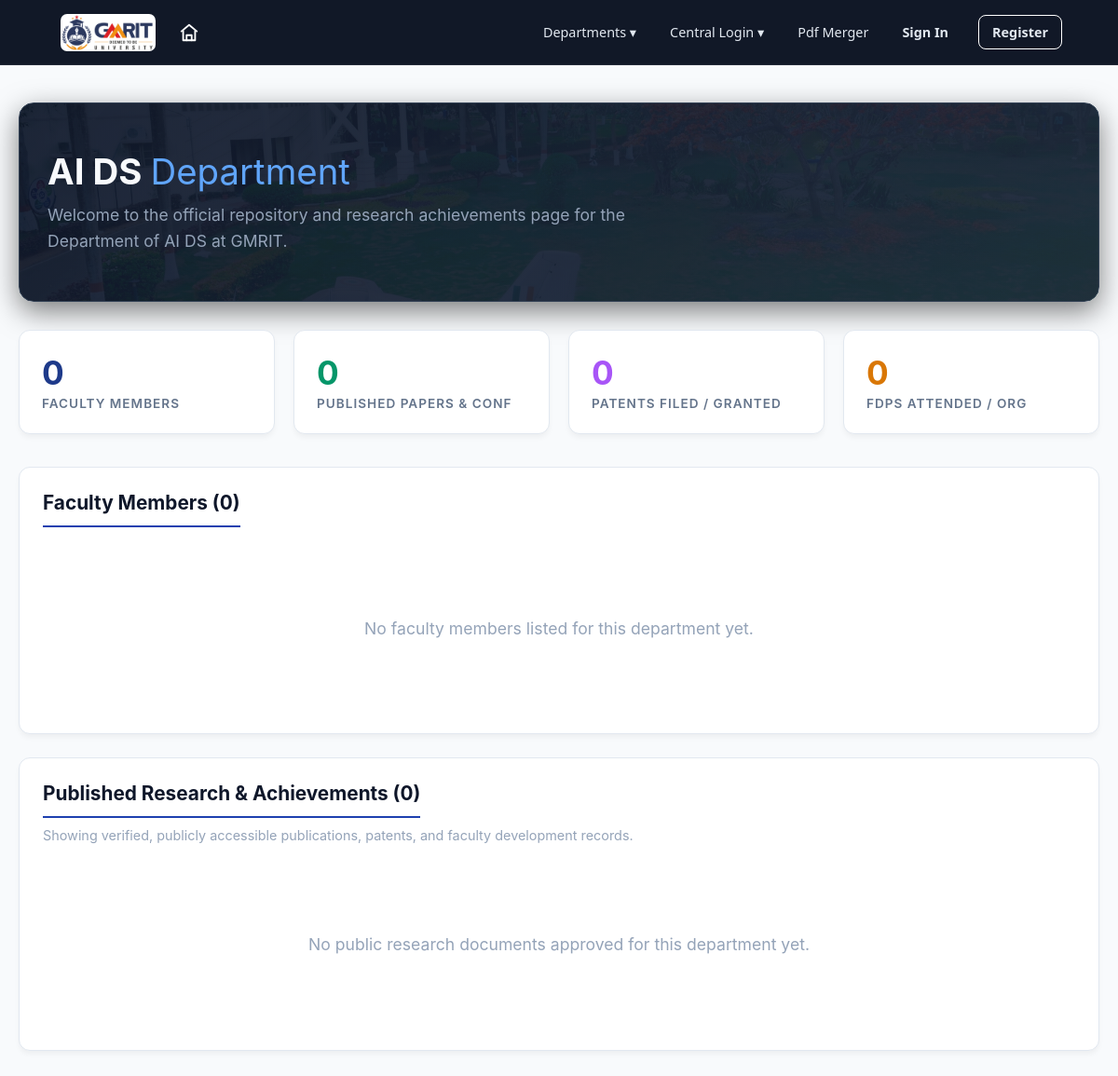
Page /public/dept.php on the earlier database version.
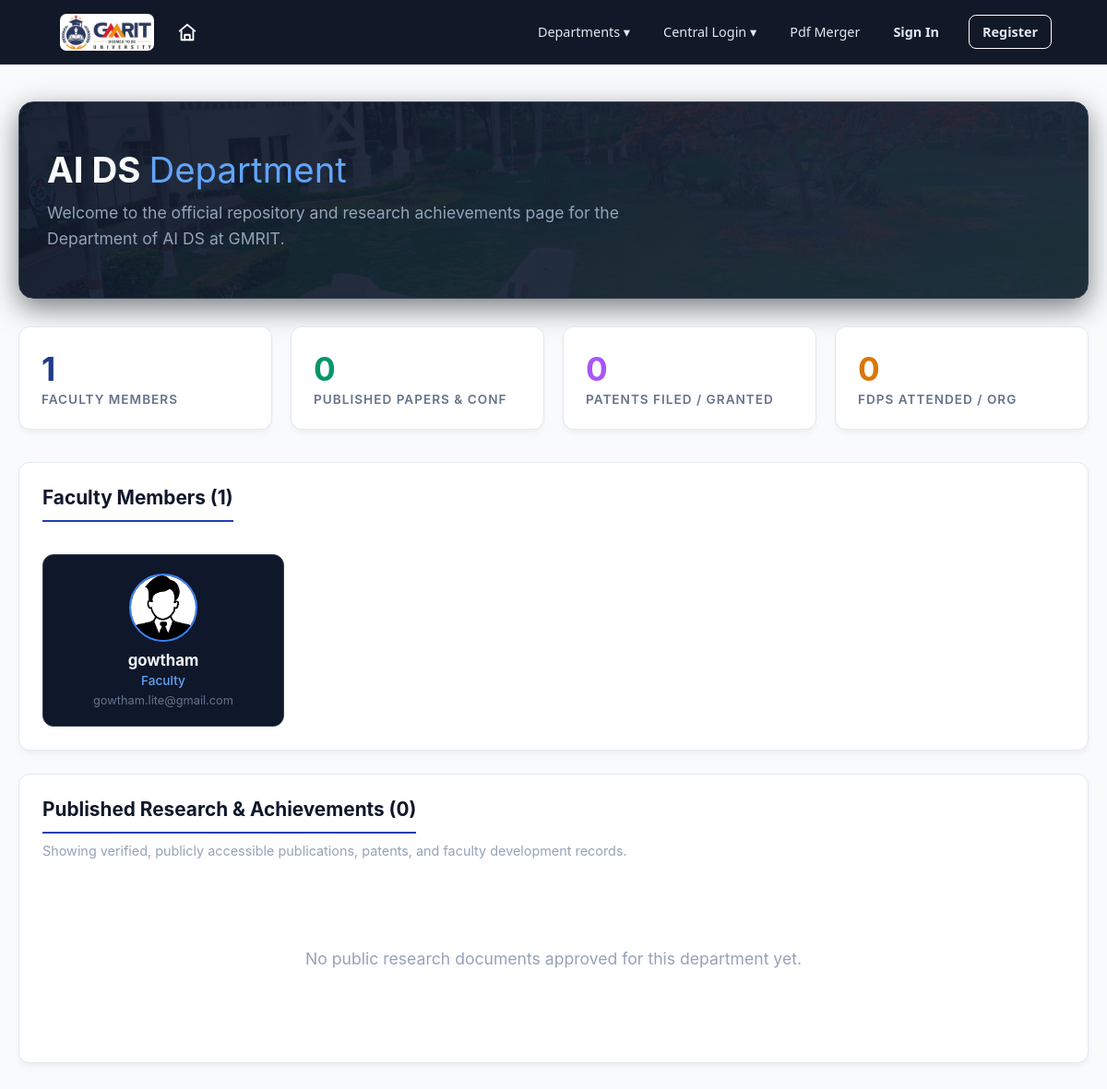
Same page on the later database version.
### tables this page shows
CREATE TABLE `dept` (
  `dept_id` int(11) NOT NULL AUTO_INCREMENT,
  `dept_name` varchar(50) NOT NULL,
  PRIMARY KEY (`dept_id`),
  UNIQUE KEY `dept_name` (`dept_name`)
);

CREATE TABLE `users` (
  `user_id` int(11) NOT NULL AUTO_INCREMENT,
  `full_name` varchar(50) NOT NULL,
  `email` varchar(100) NOT NULL,
  `phone` varchar(15) DEFAULT NULL,
  `password` varchar(255) NOT NULL,
  `profile_photo` varchar(255) DEFAULT NULL,
  `status` enum('active','inactive') DEFAULT 'active',
  `created_at` timestamp NOT NULL DEFAULT current_timestamp(),
  `updated_at` timestamp NOT NULL DEFAULT current_timestamp() ON UPDATE current_timestamp(),
  `last_login` timestamp NULL DEFAULT NULL,
  PRIMARY KEY (`user_id`),
  UNIQUE KEY `email` (`email`),
  UNIQUE KEY `phone` (`phone`)
);

### public/dept.php (the view, shortened to what this page needs)
<?php
$dept_info = null;
if (!$dept_info) {
    $res = $conn->query("SELECT * FROM Dept LIMIT 1");
    if ($res && $res->num_rows > 0) {
        $dept_info = $res->fetch_assoc();
    }
}
$dept_id = $dept_info ? (int) $dept_info['dept_id'] : 0;
$dept_name = $dept_info ? $dept_info['dept_name'] : 'Department';
$faculty = [];
if ($dept_id > 0) {
    $stmt = $conn->prepare("
        SELECT u.*, r.role_name
        FROM Users u
        JOIN User_Roles ur ON u.user_id = ur.user_id
        JOIN Roles r ON ur.role_id = r.role_id
        WHERE ur.dept_id = ? AND u.status = 'active'
        GROUP BY u.user_id
        ORDER BY u.full_name
    ");
    $stmt->bind_param("i", $dept_id);
    $stmt->execute();
    $fres = $stmt->get_result();
    while ($row = $fres->fetch_assoc()) {
        $faculty[] = $row;
    }
}
$public_docs = [];
$papers_count = 0;
$patents_count = 0;
$fdps_count = 0;
include_once HEADER;
?>
<link rel="stylesheet" href="<?php echo CSS_PATH . '/portal.css'; ?>">
<link rel="stylesheet" href="<?php echo CSS_PATH . '/dashboard.css'; ?>">
<body class="dashboard-page">
    <div class="dash-container">
        <div class="dept-hero">
            <h1><?php echo htmlspecialchars(str_replace('_', ' ', $dept_name)); ?> <span>Department</span></h1>
            <p>Welcome to the official repository and research achievements page for the Department of <?php echo htmlspecialchars(str_replace('_', ' ', $dept_name)); ?> at GMRIT.</p>
        </div>
        <div class="dash-stats">
            <div class="stat-card">
                <div class="stat-number"><?php echo count($faculty); ?></div>
                <div class="stat-label">Faculty Members</div>
            </div>
            <div class="stat-card approved">
                <div class="stat-number"><?php echo $papers_count; ?></div>
                <div class="stat-label">Published Papers & Conf</div>
            </div>
            <div class="stat-card">
                <div class="stat-number" style="color:#a855f7;"><?php echo $patents_count; ?></div>
                <div class="stat-label">Patents Filed / Granted</div>
            </div>
            <div class="stat-card pending">
                <div class="stat-number"><?php echo $fdps_count; ?></div>
                <div class="stat-label">FDPs Attended / Org</div>
            </div>
        </div>
        <div class="dash-card">
            <h2>Faculty Members (<?php echo count($faculty); ?>)</h2>
            <?php if (empty($faculty)): ?>
                <div class="empty-state"><p>No faculty members listed for this department yet.</p></div>
            <?php else: ?>
                <div class="faculty-grid">
                    <?php foreach ($faculty as $f): ?>
                        <div class="faculty-card">
                            <?php if ($f['profile_photo']): ?>
                                <img src="<?php echo BASE_URL . '/' . htmlspecialchars($f['profile_photo']); ?>"
                                     alt="<?php echo htmlspecialchars($f['full_name']); ?>"
                                     style="width:70px; height:70px; border-radius:50%; object-fit:cover; border:2px solid #3b82f6; margin:0 auto;">
                            <?php else: ?>
                                <div style="width:70px; height:70px; border-radius:50%; background:#1e293b; display:inline-flex; align-items:center; justify-content:center; font-size:1.8em; color:#60a5fa; border:2px solid #334155; margin:0 auto;">
                                    <?php echo strtoupper(substr($f['full_name'], 0, 1)); ?>
                                </div>
                            <?php endif; ?>
                            <h4><?php echo htmlspecialchars($f['full_name']); ?></h4>
                            <p><?php echo htmlspecialchars($f['role_name']); ?></p>
                            <span><?php echo htmlspecialchars($f['email']); ?></span>
                        </div>
                    <?php endforeach; ?>
                </div>
            <?php endif; ?>
        </div>
        <div class="dash-card">
            <h2>Published Research & Achievements (<?php echo count($public_docs); ?>)</h2>
            <p style="color:#94a3b8; font-size:0.9em; margin-top:-10px; margin-bottom:20px;">
                Showing verified, publicly accessible publications, patents, and faculty development records.
            </p>
            <?php if (empty($public_docs)): ?>
                <div class="empty-state">
                    <p>No public research documents approved for this department yet.</p>
                </div>
            <?php endif; ?>
        </div>
    </div>
</body>
</html>

### includes/header.php (shortened to what this page needs)
<?php
$base_url = (defined('BASE_URL') ? BASE_URL : '/mini/FMS') . '/';
?>
    <header>
        <nav class="main-header-navbar">
            <div class="left-nav">
                <a href="<?php echo $base_url; ?>index.php" class="logo">
                    <img src="<?php echo $base_url; ?>assets/img/gmr_logo.png" alt="GMRIT Logo">
                </a>
                <a href="<?php echo $base_url; ?>index.php" class="home-icon">
                    <svg xmlns="http://www.w3.org/2000/svg" width="22" height="22" viewBox="0 0 24 24" fill="none" stroke="currentColor" stroke-width="2" stroke-linecap="round" stroke-linejoin="round">
                        <path d="M3 10.5L12 3l9 7.5"/><path d="M5 10v11h14V10"/><path d="M9 21v-6h6v6"/>
                    </svg>
                </a>
            </div>
            <div class="nav-links">
                <div class="dropdown">
                    <span>Departments &#9662;</span>
                </div>
                <div class="dropdown">
                    <span>Central Login &#9662;</span>
                </div>
                <a href="<?php echo $base_url; ?>modules/common/pdf_merger.php">Pdf Merger</a>
                <?php if (isset($_SESSION['username']) || isset($_SESSION['a_username']) || isset($_SESSION['j_username']) || isset($_SESSION['h_username']) || isset($_SESSION['admin']) || isset($_SESSION['c_cord'])): ?>
                    <a href="<?php echo $base_url; ?>dashboard.php" class="nav-btn-link" style="display:inline-flex; align-items:center;">
                        Dashboard <span id="dashboard-badge" class="notif-badge">0</span>
                    </a>
                    <a href="<?php echo $base_url; ?>modules/auth/logout.php" class="nav-btn nav-btn-logout">Logout</a>
                <?php else: ?>
                    <a href="<?php echo $base_url; ?>modules/auth/login.php" class="nav-btn">Sign In</a>
                    <a href="<?php echo $base_url; ?>modules/auth/reg.php" class="nav-btn" style="background-color: transparent; border: 1px solid white; margin-left: 10px;">Register</a>
                <?php endif; ?>
            </div>
        </nav>
    </header>

### assets/css/dashboard.css (style rules this page uses)
body.dashboard-page, body.public-page { font-family: 'Inter', 'Segoe UI', Tahoma, Geneva, Verdana, sans-serif; background: #f8fafc; color: #334155; margin: 0; padding-top: 80px; min-height: 100vh; }
.dash-container, .container { max-width: 1300px; margin: 0 auto; padding: 30px 20px; }
.dash-stats { display: grid; grid-template-columns: repeat(auto-fit, minmax(200px, 1fr)); gap: 20px; margin-bottom: 35px; }
.stat-card { background: #ffffff; border-radius: 12px; padding: 24px; border: 1px solid #e2e8f0; box-shadow: 0 4px 6px -1px rgba(0, 0, 0, 0.05); transition: transform 0.2s, box-shadow 0.2s; }
.stat-card .stat-number { font-size: 2.2em; font-weight: 700; color: #1e3a8a; margin-bottom: 4px; }
.stat-card .stat-label { font-size: 0.85em; color: #64748b; text-transform: uppercase; letter-spacing: 1px; font-weight: 600; }
.stat-card.approved .stat-number { color: #059669; }
.stat-card.pending .stat-number { color: #d97706; }
.dash-card { background: #ffffff; border-radius: 12px; padding: 25px; border: 1px solid #e2e8f0; box-shadow: 0 4px 6px -1px rgba(0, 0, 0, 0.05); margin-bottom: 25px; }
.dash-card h2 { margin: 0 0 20px 0; color: #0f172a; font-size: 1.3em; padding-bottom: 12px; border-bottom: 2px solid #1e40af; display: inline-block; }
.empty-state { text-align: center; padding: 60px 20px; color: #94a3b8; }
.empty-state p { font-size: 1.1em; }

### includes/header.php (style rules this page uses)
body { margin: 0; padding: 0; padding-top: 70px; font-family: 'Segoe UI', sans-serif; }
.main-header-navbar { background-color: #111827; color: white; display: flex; align-items: center; justify-content: space-between; width: 100%; height: 70px; padding: 0 5%; box-sizing: border-box; position: fixed; top: 0; left: 0; z-index: 1000; backdrop-filter: blur(10px); border-bottom: 1px solid rgba(255,255,255,0.08); }
.main-header-navbar .logo img { height: 40px; padding: 5px; border-radius: 12px; width: auto; }
.main-header-navbar .left-nav { display: flex; align-items: center; gap: 20px; }
.main-header-navbar .home-icon { color: white; transition: color 0.2s; display: flex; align-items: center; }
.main-header-navbar .nav-links { display: flex; gap: 8px; align-items: center; }
.main-header-navbar .nav-links a { color: #e2e8f0; text-decoration: none; font-family: 'Segoe UI', sans-serif; font-size: 0.9em; padding: 8px 14px; border-radius: 8px; transition: all 0.2s; cursor: pointer; }
.main-header-navbar .dropdown { position: relative; display: inline-block; padding: 6px 0; }
.main-header-navbar .dropdown > span { cursor: pointer; padding: 8px 14px; border-radius: 8px; font-size: 0.9em; font-family: 'Segoe UI', sans-serif; transition: all 0.2s; color: #e2e8f0; }
.main-header-navbar .nav-btn { padding: 8px 18px; border-radius: 8px; font-weight: 600; font-size: 0.88em; cursor: pointer; transition: all 0.3s; text-decoration: none; border: none; font-family: 'Segoe UI', sans-serif; display: inline-block; }

### public/dept.php (style rules this page uses)
.dept-hero { background: linear-gradient(135deg, rgba(15, 23, 42, 0.92), rgba(30, 41, 59, 0.95)), url('../assets/images/Landing.jpg'); background-size: cover; background-position: center; padding: 50px 30px; border-radius: 16px; border: 1px solid #334155; margin-bottom: 30px; box-shadow: 0 10px 30px rgba(0,0,0,0.5); }
.dept-hero h1 { font-size: 2.4em; color: #f8fafc; margin: 0 0 10px 0; }
.dept-hero h1 span { color: #60a5fa; font-weight: 400; }
.dept-hero p { color: #94a3b8; font-size: 1.1em; margin: 0; max-width: 700px; line-height: 1.6; }
.faculty-grid { display: grid; grid-template-columns: repeat(auto-fill, minmax(240px, 1fr)); gap: 20px; margin-top: 15px; }
.faculty-card { background: #0f172a; border: 1px solid #334155; border-radius: 12px; padding: 20px; text-align: center; transition: transform 0.2s, border-color 0.2s; }
.faculty-card h4 { margin: 10px 0 4px 0; color: #f1f5f9; font-size: 1.05em; }
.faculty-card p { margin: 0; color: #60a5fa; font-size: 0.85em; font-weight: 500; }
.faculty-card span { color: #64748b; font-size: 0.8em; display: block; margin-top: 6px; }

Differences in the rows shown:
added users: profile_photo (picture), full_name "gowtham", role_name "Faculty", email "gowtham.lite@gmail.com"
Other differences:
count($faculty): "0" → "1"
text no longer shown: "No faculty members listed for this department yet."
